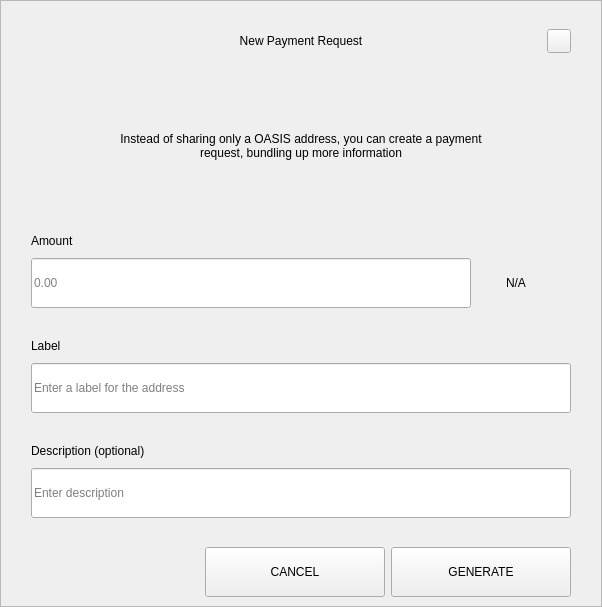
<?xml version="1.0" encoding="UTF-8"?>
<ui version="4.0">
 <class>RequestDialog</class>
 <widget class="QDialog" name="RequestDialog">
  <property name="geometry">
   <rect>
    <x>0</x>
    <y>0</y>
    <width>602</width>
    <height>607</height>
   </rect>
  </property>
  <property name="windowTitle">
   <string notr="true">N/A</string>
  </property>
  <layout class="QVBoxLayout" name="verticalLayout_5">
   <property name="spacing">
    <number>0</number>
   </property>
   <property name="leftMargin">
    <number>0</number>
   </property>
   <property name="topMargin">
    <number>0</number>
   </property>
   <property name="rightMargin">
    <number>0</number>
   </property>
   <property name="bottomMargin">
    <number>0</number>
   </property>
   <item>
    <widget class="QFrame" name="frame">
     <property name="styleSheet">
      <string notr="true"/>
     </property>
     <property name="frameShape">
      <enum>QFrame::StyledPanel</enum>
     </property>
     <property name="frameShadow">
      <enum>QFrame::Raised</enum>
     </property>
     <layout class="QVBoxLayout" name="verticalLayout_4" stretch="1,0,0">
      <property name="spacing">
       <number>0</number>
      </property>
      <property name="leftMargin">
       <number>30</number>
      </property>
      <property name="topMargin">
       <number>20</number>
      </property>
      <property name="rightMargin">
       <number>30</number>
      </property>
      <property name="bottomMargin">
       <number>0</number>
      </property>
      <item>
       <layout class="QHBoxLayout" name="horizontalLayout_3">
        <property name="spacing">
         <number>0</number>
        </property>
        <item>
         <spacer name="horizontalSpacer_21">
          <property name="orientation">
           <enum>Qt::Horizontal</enum>
          </property>
          <property name="sizeHint" stdset="0">
           <size>
            <width>40</width>
            <height>20</height>
           </size>
          </property>
         </spacer>
        </item>
        <item>
         <widget class="QLabel" name="labelTitle">
          <property name="minimumSize">
           <size>
            <width>0</width>
            <height>40</height>
           </size>
          </property>
          <property name="maximumSize">
           <size>
            <width>16777215</width>
            <height>40</height>
           </size>
          </property>
          <property name="styleSheet">
           <string notr="true">padding-left:24px;</string>
          </property>
          <property name="text">
           <string>New Payment Request</string>
          </property>
          <property name="alignment">
           <set>Qt::AlignCenter</set>
          </property>
          <property name="margin">
           <number>7</number>
          </property>
         </widget>
        </item>
        <item>
         <spacer name="horizontalSpacer">
          <property name="orientation">
           <enum>Qt::Horizontal</enum>
          </property>
          <property name="sizeHint" stdset="0">
           <size>
            <width>40</width>
            <height>20</height>
           </size>
          </property>
         </spacer>
        </item>
        <item>
         <widget class="QPushButton" name="btnEsc">
          <property name="minimumSize">
           <size>
            <width>24</width>
            <height>24</height>
           </size>
          </property>
          <property name="maximumSize">
           <size>
            <width>24</width>
            <height>24</height>
           </size>
          </property>
          <property name="focusPolicy">
           <enum>Qt::NoFocus</enum>
          </property>
          <property name="text">
           <string/>
          </property>
         </widget>
        </item>
       </layout>
      </item>
      <item>
       <widget class="QStackedWidget" name="stack">
        <property name="minimumSize">
         <size>
          <width>540</width>
          <height>0</height>
         </size>
        </property>
        <property name="maximumSize">
         <size>
          <width>540</width>
          <height>16777215</height>
         </size>
        </property>
        <property name="currentIndex">
         <number>0</number>
        </property>
        <widget class="QWidget" name="page_1">
         <property name="minimumSize">
          <size>
           <width>540</width>
           <height>0</height>
          </size>
         </property>
         <property name="maximumSize">
          <size>
           <width>540</width>
           <height>16777215</height>
          </size>
         </property>
         <layout class="QVBoxLayout" name="layout1">
          <property name="spacing">
           <number>0</number>
          </property>
          <property name="leftMargin">
           <number>0</number>
          </property>
          <property name="topMargin">
           <number>0</number>
          </property>
          <property name="rightMargin">
           <number>0</number>
          </property>
          <property name="bottomMargin">
           <number>0</number>
          </property>
          <item>
           <spacer name="verticalSpacer_21">
            <property name="orientation">
             <enum>Qt::Vertical</enum>
            </property>
            <property name="sizeType">
             <enum>QSizePolicy::Fixed</enum>
            </property>
            <property name="sizeHint" stdset="0">
             <size>
              <width>20</width>
              <height>30</height>
             </size>
            </property>
           </spacer>
          </item>
          <item alignment="Qt::AlignHCenter">
           <widget class="QLabel" name="labelMessage">
            <property name="minimumSize">
             <size>
              <width>400</width>
              <height>50</height>
             </size>
            </property>
            <property name="text">
             <string>Instead of sharing only a OASIS address, you can create a payment request, bundling up more information</string>
            </property>
            <property name="alignment">
             <set>Qt::AlignCenter</set>
            </property>
            <property name="wordWrap">
             <bool>true</bool>
            </property>
           </widget>
          </item>
          <item alignment="Qt::AlignBottom">
           <widget class="QWidget" name="containerAmount" native="true">
            <layout class="QVBoxLayout" name="verticalLayout">
             <property name="spacing">
              <number>9</number>
             </property>
             <property name="leftMargin">
              <number>0</number>
             </property>
             <property name="topMargin">
              <number>0</number>
             </property>
             <property name="rightMargin">
              <number>0</number>
             </property>
             <property name="bottomMargin">
              <number>0</number>
             </property>
             <item>
              <widget class="QLabel" name="labelSubtitleAmount">
               <property name="minimumSize">
                <size>
                 <width>350</width>
                 <height>16</height>
                </size>
               </property>
               <property name="maximumSize">
                <size>
                 <width>16777215</width>
                 <height>16</height>
                </size>
               </property>
               <property name="text">
                <string>Amount</string>
               </property>
              </widget>
             </item>
             <item alignment="Qt::AlignTop">
              <widget class="QWidget" name="layoutAmount" native="true">
               <layout class="QHBoxLayout" name="horizontalLayout" stretch="2,0">
                <property name="spacing">
                 <number>0</number>
                </property>
                <property name="leftMargin">
                 <number>0</number>
                </property>
                <property name="topMargin">
                 <number>0</number>
                </property>
                <property name="rightMargin">
                 <number>0</number>
                </property>
                <property name="bottomMargin">
                 <number>0</number>
                </property>
                <item>
                 <widget class="QLineEdit" name="lineEditAmount">
                  <property name="minimumSize">
                   <size>
                    <width>0</width>
                    <height>50</height>
                   </size>
                  </property>
                  <property name="maximumSize">
                   <size>
                    <width>16777215</width>
                    <height>50</height>
                   </size>
                  </property>
                  <property name="placeholderText">
                   <string notr="true">0.00</string>
                  </property>
                 </widget>
                </item>
                <item>
                 <widget class="QWidget" name="comboContainer" native="true">
                  <property name="minimumSize">
                   <size>
                    <width>100</width>
                    <height>50</height>
                   </size>
                  </property>
                  <property name="maximumSize">
                   <size>
                    <width>16777215</width>
                    <height>50</height>
                   </size>
                  </property>
                  <layout class="QHBoxLayout" name="horizontalLayout_31">
                   <property name="spacing">
                    <number>0</number>
                   </property>
                   <property name="leftMargin">
                    <number>0</number>
                   </property>
                   <property name="topMargin">
                    <number>0</number>
                   </property>
                   <property name="rightMargin">
                    <number>10</number>
                   </property>
                   <property name="bottomMargin">
                    <number>0</number>
                   </property>
                   <item>
                    <widget class="QLabel" name="comboBoxCoin">
                     <property name="text">
                      <string notr="true">N/A</string>
                     </property>
                     <property name="alignment">
                      <set>Qt::AlignCenter</set>
                     </property>
                    </widget>
                   </item>
                  </layout>
                 </widget>
                </item>
               </layout>
              </widget>
             </item>
            </layout>
           </widget>
          </item>
          <item>
           <spacer name="verticalSpacer_31">
            <property name="orientation">
             <enum>Qt::Vertical</enum>
            </property>
            <property name="sizeType">
             <enum>QSizePolicy::Fixed</enum>
            </property>
            <property name="sizeHint" stdset="0">
             <size>
              <width>20</width>
              <height>30</height>
             </size>
            </property>
           </spacer>
          </item>
          <item>
           <layout class="QVBoxLayout" name="verticalLayoutLabel">
            <property name="spacing">
             <number>9</number>
            </property>
            <item>
             <widget class="QLabel" name="labelSubtitleLabel">
              <property name="minimumSize">
               <size>
                <width>0</width>
                <height>16</height>
               </size>
              </property>
              <property name="maximumSize">
               <size>
                <width>16777215</width>
                <height>16</height>
               </size>
              </property>
              <property name="text">
               <string>Label</string>
              </property>
             </widget>
            </item>
            <item>
             <widget class="QLineEdit" name="lineEditLabel">
              <property name="minimumSize">
               <size>
                <width>0</width>
                <height>50</height>
               </size>
              </property>
              <property name="maximumSize">
               <size>
                <width>16777215</width>
                <height>50</height>
               </size>
              </property>
              <property name="placeholderText">
               <string>Enter a label for the address</string>
              </property>
             </widget>
            </item>
           </layout>
          </item>
          <item>
           <spacer name="verticalSpacer_34">
            <property name="orientation">
             <enum>Qt::Vertical</enum>
            </property>
            <property name="sizeType">
             <enum>QSizePolicy::Fixed</enum>
            </property>
            <property name="sizeHint" stdset="0">
             <size>
              <width>20</width>
              <height>30</height>
             </size>
            </property>
           </spacer>
          </item>
          <item>
           <layout class="QVBoxLayout" name="verticalLayoutDescription">
            <property name="spacing">
             <number>9</number>
            </property>
            <item>
             <widget class="QLabel" name="labelSubtitleDescription">
              <property name="minimumSize">
               <size>
                <width>0</width>
                <height>16</height>
               </size>
              </property>
              <property name="maximumSize">
               <size>
                <width>16777215</width>
                <height>16</height>
               </size>
              </property>
              <property name="text">
               <string>Description (optional)</string>
              </property>
             </widget>
            </item>
            <item>
             <widget class="QLineEdit" name="lineEditDescription">
              <property name="minimumSize">
               <size>
                <width>0</width>
                <height>50</height>
               </size>
              </property>
              <property name="maximumSize">
               <size>
                <width>16777215</width>
                <height>50</height>
               </size>
              </property>
              <property name="placeholderText">
               <string>Enter description</string>
              </property>
             </widget>
            </item>
            <item>
             <spacer name="verticalSpacer_4">
              <property name="orientation">
               <enum>Qt::Vertical</enum>
              </property>
              <property name="sizeType">
               <enum>QSizePolicy::Fixed</enum>
              </property>
              <property name="sizeHint" stdset="0">
               <size>
                <width>20</width>
                <height>20</height>
               </size>
              </property>
             </spacer>
            </item>
           </layout>
          </item>
         </layout>
        </widget>
        <widget class="QWidget" name="page_2">
         <layout class="QVBoxLayout" name="layout2">
          <item>
           <spacer name="verticalSpacer_5">
            <property name="orientation">
             <enum>Qt::Vertical</enum>
            </property>
            <property name="sizeType">
             <enum>QSizePolicy::Fixed</enum>
            </property>
            <property name="sizeHint" stdset="0">
             <size>
              <width>20</width>
              <height>50</height>
             </size>
            </property>
           </spacer>
          </item>
          <item alignment="Qt::AlignHCenter">
           <widget class="QLabel" name="labelQrImg">
            <property name="minimumSize">
             <size>
              <width>260</width>
              <height>260</height>
             </size>
            </property>
            <property name="maximumSize">
             <size>
              <width>260</width>
              <height>260</height>
             </size>
            </property>
            <property name="text">
             <string/>
            </property>
            <property name="alignment">
             <set>Qt::AlignCenter</set>
            </property>
           </widget>
          </item>
          <item>
           <spacer name="verticalSpacer_2">
            <property name="orientation">
             <enum>Qt::Vertical</enum>
            </property>
            <property name="sizeType">
             <enum>QSizePolicy::Fixed</enum>
            </property>
            <property name="sizeHint" stdset="0">
             <size>
              <width>20</width>
              <height>30</height>
             </size>
            </property>
           </spacer>
          </item>
          <item alignment="Qt::AlignHCenter">
           <widget class="QLabel" name="labelAddress">
            <property name="text">
             <string notr="true">N/A </string>
            </property>
           </widget>
          </item>
          <item>
           <spacer name="verticalSpacer_32">
            <property name="orientation">
             <enum>Qt::Vertical</enum>
            </property>
            <property name="sizeType">
             <enum>QSizePolicy::Expanding</enum>
            </property>
            <property name="sizeHint" stdset="0">
             <size>
              <width>20</width>
              <height>20</height>
             </size>
            </property>
           </spacer>
          </item>
          <item>
           <layout class="QHBoxLayout" name="horizontal">
            <property name="leftMargin">
             <number>20</number>
            </property>
            <property name="rightMargin">
             <number>20</number>
            </property>
            <property name="bottomMargin">
             <number>20</number>
            </property>
            <item>
             <spacer name="horizontalSpacer_4">
              <property name="orientation">
               <enum>Qt::Horizontal</enum>
              </property>
              <property name="sizeHint" stdset="0">
               <size>
                <width>40</width>
                <height>20</height>
               </size>
              </property>
             </spacer>
            </item>
            <item>
             <widget class="QPushButton" name="btnCopyAddress">
              <property name="minimumSize">
               <size>
                <width>180</width>
                <height>50</height>
               </size>
              </property>
              <property name="text">
               <string>COPY ADDRESS</string>
              </property>
             </widget>
            </item>
            <item>
             <widget class="QPushButton" name="btnCopyUrl">
              <property name="minimumSize">
               <size>
                <width>180</width>
                <height>50</height>
               </size>
              </property>
              <property name="text">
               <string>COPY URL</string>
              </property>
             </widget>
            </item>
            <item>
             <spacer name="horizontalSpacer_2">
              <property name="orientation">
               <enum>Qt::Horizontal</enum>
              </property>
              <property name="sizeHint" stdset="0">
               <size>
                <width>40</width>
                <height>20</height>
               </size>
              </property>
             </spacer>
            </item>
           </layout>
          </item>
         </layout>
        </widget>
       </widget>
      </item>
      <item>
       <widget class="QWidget" name="buttonsStack" native="true">
        <layout class="QHBoxLayout" name="horizontalLayout_5">
         <property name="leftMargin">
          <number>20</number>
         </property>
         <property name="rightMargin">
          <number>0</number>
         </property>
         <item>
          <spacer name="horizontalSpacer_41">
           <property name="orientation">
            <enum>Qt::Horizontal</enum>
           </property>
           <property name="sizeHint" stdset="0">
            <size>
             <width>40</width>
             <height>20</height>
            </size>
           </property>
          </spacer>
         </item>
         <item>
          <widget class="QPushButton" name="btnCancel">
           <property name="minimumSize">
            <size>
             <width>180</width>
             <height>50</height>
            </size>
           </property>
           <property name="focusPolicy">
            <enum>Qt::NoFocus</enum>
           </property>
           <property name="text">
            <string>CANCEL</string>
           </property>
          </widget>
         </item>
         <item>
          <widget class="QPushButton" name="btnSave">
           <property name="minimumSize">
            <size>
             <width>180</width>
             <height>50</height>
            </size>
           </property>
           <property name="focusPolicy">
            <enum>Qt::NoFocus</enum>
           </property>
           <property name="text">
            <string>GENERATE</string>
           </property>
          </widget>
         </item>
        </layout>
       </widget>
      </item>
     </layout>
    </widget>
   </item>
  </layout>
 </widget>
 <resources/>
 <connections/>
</ui>
